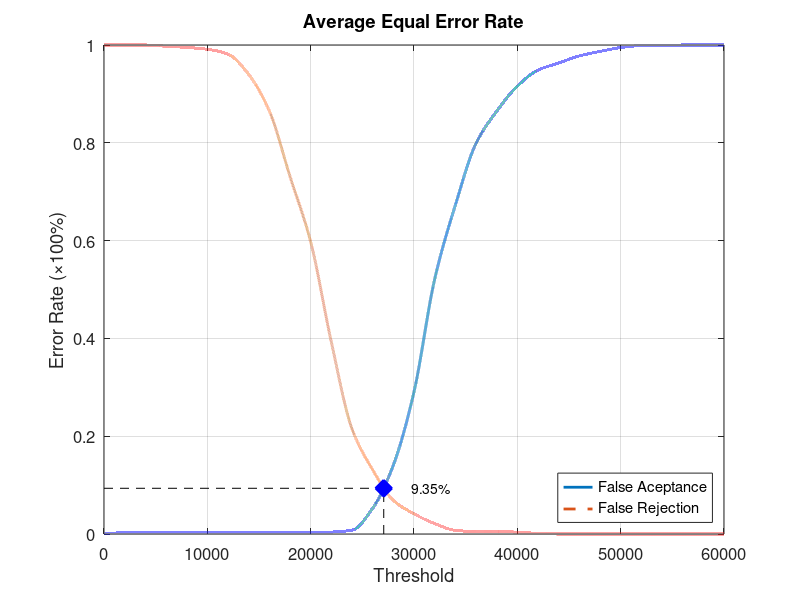
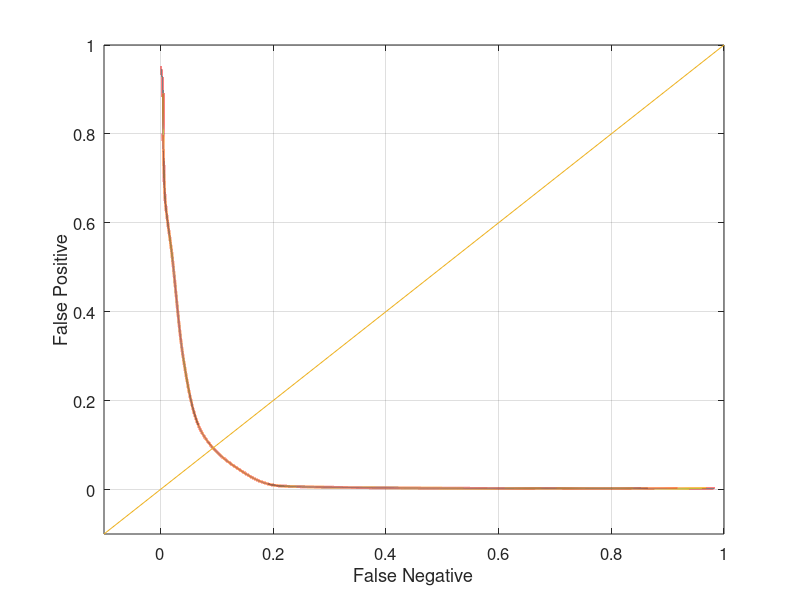

The MATLAB script that drew these images, in order:
function yEER = Experiment5Average
close all;
clear;
clc;
x = 0:2000:60000;
xq = 0:0.5:60000;

y0 = [0 0.00263158 0.00263158 0.00263158 0.00263158 0.00263158 0.00263158 0.00263158 0.00263158 0.00263158 0.00263158 0.00394737 0.00789474 0.0526316 0.140789 0.290789 0.521053 0.672368 0.798684 0.864474 0.915789 0.948684 0.963158 0.977632 0.986842 0.994737 0.998684 0.998684 1 1 1];
yy0 = interp1(x, y0, xq, 'pchip');
y1 = [1 1 1 0.9975 0.995 0.99125 0.98125 0.94 0.865 0.73125 0.5975 0.3925 0.215 0.13125 0.06875 0.04125 0.02125 0.0075 0.005 0.005 0.00375 0.00125 0 0 0 0 0 0 0 0 0];
yy1 = interp1(x, y1, xq, 'pchip');

% Calculating EER: 
y2 = abs(y0 - y1);
find(y2 == min(y2))
yy2 = abs(yy0 - yy1);
xEER = find(yy2 == min(yy2));
xEERIndex = xq(xEER) % X-axis EER
yEER = yy0(xEER) % Y-axis EER

main = figure
plot(xq, yy0,'-','LineWidth', 2);	hold on
plot(xq, yy1,'--','LineWidth', 2);	hold on
plot([xEERIndex xEERIndex], [0 yEER], 'k--');	hold on
plot([0 xEERIndex], [yEER yEER], 'k--');	hold on
plot(xEERIndex, yEER, 'bx', 'LineWidth', 10);	hold on
text(xEERIndex + 10 * xEERIndex / 100, yEER, [num2str(round((10000 * yEER)) / 100) '%'])
legend('False Aceptance', 'False Rejection', 'Location', 'SouthEast')
xlabel('Threshold')
ylabel('Error Rate (\times100%)')
title('Average Equal Error Rate')
set(gca, 'FontSize', 12)
axis([0 60000 0 1])
grid on

print(main, 'Experiment5AverageMain', '-dpng');
FNRxFPR = figure('Color', [1 1 1]);
plot(yy1, yy0, '-', yy1, yy0, 'LineWidth', 2);
hold on
y = -0.1:0.1:1
plot(y, y); 
set(gca, 'FontSize', 12)
xlabel('False Negative')
ylabel('False Positive')
axis([-0.1 1 -0.1 1])
set(gca, 'FontSize', 12)
grid on

print(FNRxFPR, 'Experiment5AverageFNRxFPR','-dpng');
end
